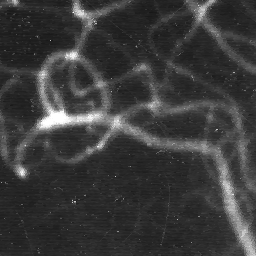
#> input picture BIMA/TME10-Segmentation/img/angiogra.png, 256 x 256 px
$ jupyter execute --allow-errors TME10-Segmentation.ipynb
#> lines starting #> are read from the running program, lines starting #| are printed output that depends on the picture
# TME 10: Split and Merge

[cell 1]
### Useful libraries
from PIL import Image
import numpy as np
import matplotlib.pyplot as plt
from numpy import random

### Data
img_test = np.full((64,64),150,dtype=np.uint8)
img_test[32:48,16:16+32] = 100
img_test[8:24,40:56] = 50
angio = np.array(Image.open('img/angiogra.png'))
#> angio is the input picture: shape (256, 256); min 20, max 255, mean 58.9
cam = np.array(Image.open('img/cameraman.png'))
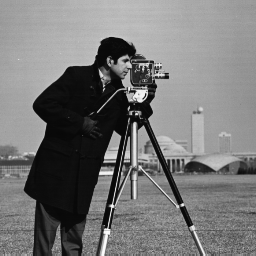
#> input picture BIMA/TME10-Segmentation/img/cameraman.png, 256 x 256 px
#> cam is the input picture: shape (256, 256); min 7, max 253, mean 118.7
muscle = np.array(Image.open('img/muscle.png'))
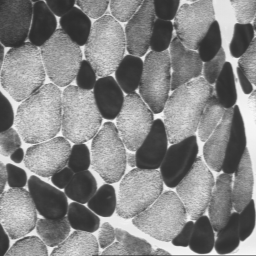
#> input picture BIMA/TME10-Segmentation/img/muscle.png, 256 x 256 px
#> muscle is the input picture: shape (256, 256); min 44, max 249, mean 133.1
prisme = np.array(Image.open('img/prisme.png'))
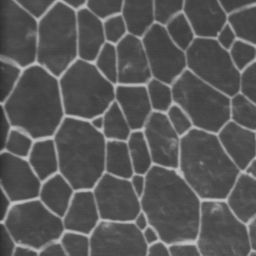
#> input picture BIMA/TME10-Segmentation/img/prisme.png, 256 x 256 px
#> prisme is the input picture: shape (256, 256); min 45, max 190, mean 87.9
seiche = np.array(Image.open('img/seiche.png'))
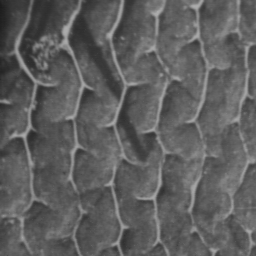
#> input picture BIMA/TME10-Segmentation/img/seiche.png, 256 x 256 px
#> seiche is the input picture: shape (256, 256); min 27, max 172, mean 94.2

### Useful functions
# [22 lines left out: function voisins, not called in this run]

def imshow(I,title=None,size=500):
#> called with size = 500
    plt.figure(figsize=(size//80,size//80))
    plt.gray()
    plt.imshow(I)
    if title: plt.title(title)
    plt.show()
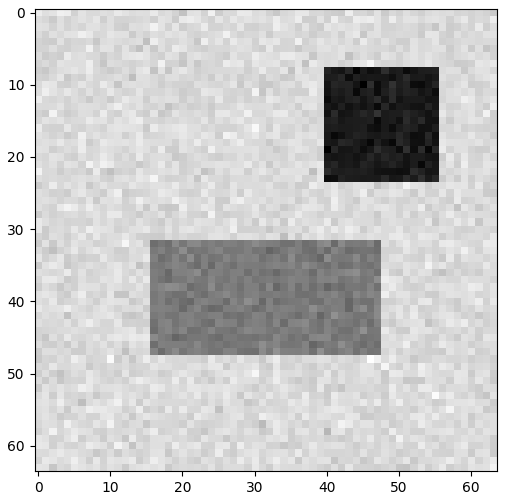
#> figure drawn by matplotlib, 1 panel
